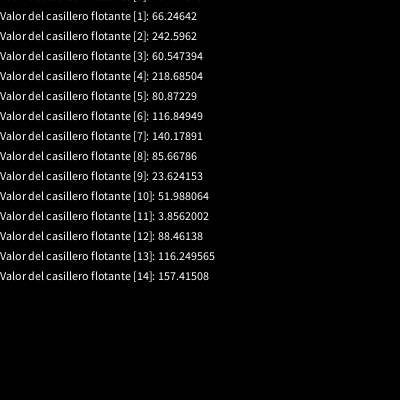
Frame 1 (no input)
Frame 60 (the mouse pressed at the canvas centre just before this capture): identical to frame 1, image omitted
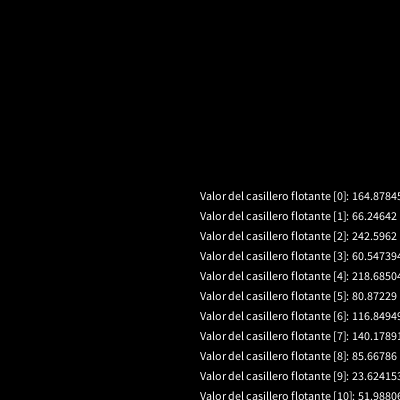
Frame 120 (the mouse held since frame 60 and released just before this capture)

The Processing sketch that drew these frames (run headless with seeded random() and noise(); from frame 60 on, the mouse is pressed at the canvas centre):

// Processing sketch: arreglo1DFlotantes
// ── arreglo1DFlotantes.pde
// DECLRACION parteA
float [] arregloFloatntes;
//!! IMPORTANTE
// VARIABLE CANTIDAD DE ESPACIOS DEL ARREGLO
int cantidadDeEspacios;
void setup () {
  size(400, 400);
  cantidadDeEspacios = 15;
  // DECLRACION parteB
  arregloFloatntes = new float[cantidadDeEspacios];  
  // ASIGNACION
  for (int i = 0; i < cantidadDeEspacios; i++) {
    arregloFloatntes[i] = random(255);
  }
  textSize(12);
}
void draw () {
  background(0);  
  //* Dato importante: Propiedad .lenght
  // USO Y ACTUALIZACION
  for (int i = 0; i < arregloFloatntes.length; i++) {
    text("Valor del casillero flotante ["+i+"]: "+arregloFloatntes[i], mouseX, mouseY+(i*20));
  }
}
